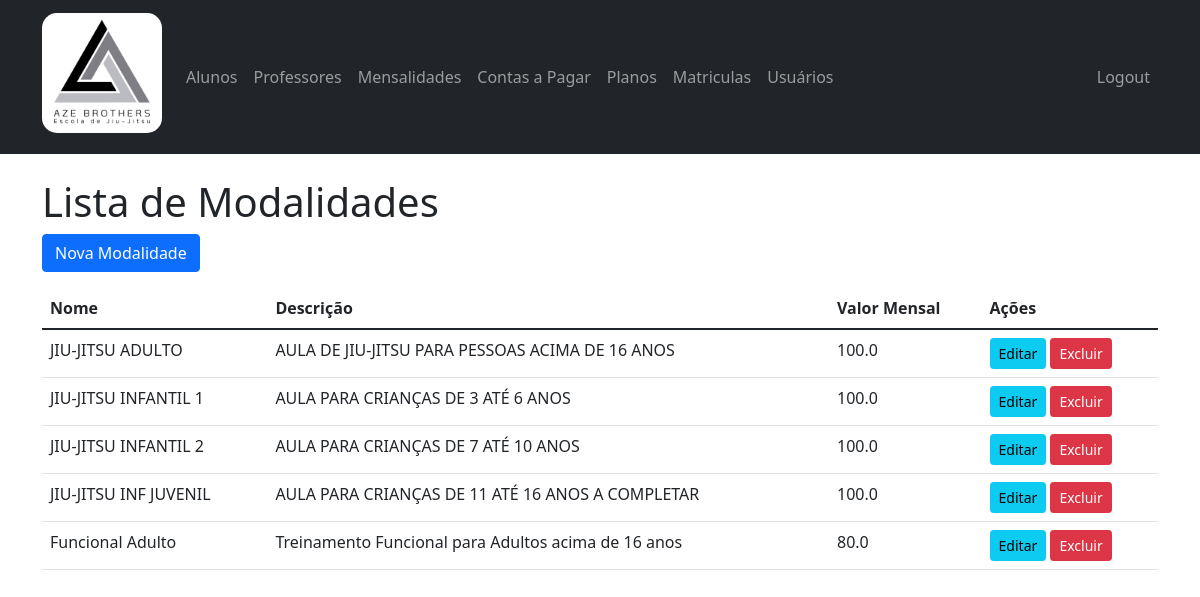
The app's page /modalidades (signed in) with its own data.
### app.py (models this page shows)
class Modalidade(db.Model):
    id = db.Column(db.Integer, primary_key=True)
    nome = db.Column(db.String(50), nullable=False)
    descricao = db.Column(db.Text)
    valor_mensal = db.Column(db.Float, nullable=False)

### app.py (the view)
@app.route('/modalidades')
@login_required
@requer_permissao('modalidades')
def listar_modalidades():
    modalidades = Modalidade.query.all()
    return render_template('modalidades/listar.html', modalidades=modalidades)

### app.py (called while the page is built)
def requer_permissao(codigo_permissao):
    def decorator(f):
        @wraps(f)
        def decorated_function(*args, **kwargs):
            if not current_user.tem_permissao(codigo_permissao):
                flash('Você não tem permissão para acessar esta área. Procure o Administrador para solicitar !', 'error')
                return redirect(url_for('index'))
            return f(*args, **kwargs)
        return decorated_function
    return decorator

@login_manager.user_loader
def load_user(user_id):
    return Usuario.query.get(int(user_id))

    def tem_permissao(self, codigo_permissao):
        if self.tipo == 'admin':  # Admin tem todas as permissões
            return True
        return any(p.codigo == codigo_permissao for p in self.permissoes)

### templates/modalidades/listar.html (shortened to what this page needs)
{% extends "base.html" %}
{% block content %}
    <h1>Lista de Modalidades</h1>
    <a href="{{ url_for('nova_modalidade') }}" class="btn btn-primary mb-3">Nova Modalidade</a>
    <table class="table">
        <thead>
            <tr>
                <th>Nome</th>
                <th>Descrição</th>
                <th>Valor Mensal</th>
                <th>Ações</th>
            </tr>
        </thead>
        <tbody>
            {% for modalidade in modalidades %}
            <tr>
                <td>{{ modalidade.nome }}</td>
                <td>{{ modalidade.descricao }}</td>
                <td>{{ modalidade.valor_mensal }}</td>
                <td>
                    <a href="{{ url_for('editar_modalidade', id=modalidade.id) }}" class="btn btn-sm btn-info">Editar</a>
                    <form action="{{ url_for('excluir_modalidade', id=modalidade.id) }}" method="POST" style="display:inline;">
                        <button type="submit" class="btn btn-sm btn-danger" onclick="return confirm('Tem certeza que deseja excluir esta modalidade?');">Excluir</button>
                    </form>
                </td>
            </tr>
            {% endfor %}
        </tbody>
    </table>
{% endblock %}

### records on screen
Modalidade: nome "JIU-JITSU ADULTO", descricao "AULA DE JIU-JITSU PARA PESSOAS ACIMA DE 16 ANOS", valor_mensal "100.0"
Modalidade: nome "JIU-JITSU INFANTIL 1", descricao "AULA PARA CRIANÇAS DE 3 ATÉ 6 ANOS", valor_mensal "100.0"
Modalidade: nome "JIU-JITSU INFANTIL 2", descricao "AULA PARA CRIANÇAS DE 7 ATÉ 10 ANOS", valor_mensal "100.0"
Modalidade: nome "JIU-JITSU INF JUVENIL", descricao "AULA PARA CRIANÇAS DE 11 ATÉ 16 ANOS A COMPLETAR", valor_mensal "100.0"
Modalidade: nome "Funcional Adulto", descricao "Treinamento Funcional para Adultos acima de 16 anos", valor_mensal "80.0"
